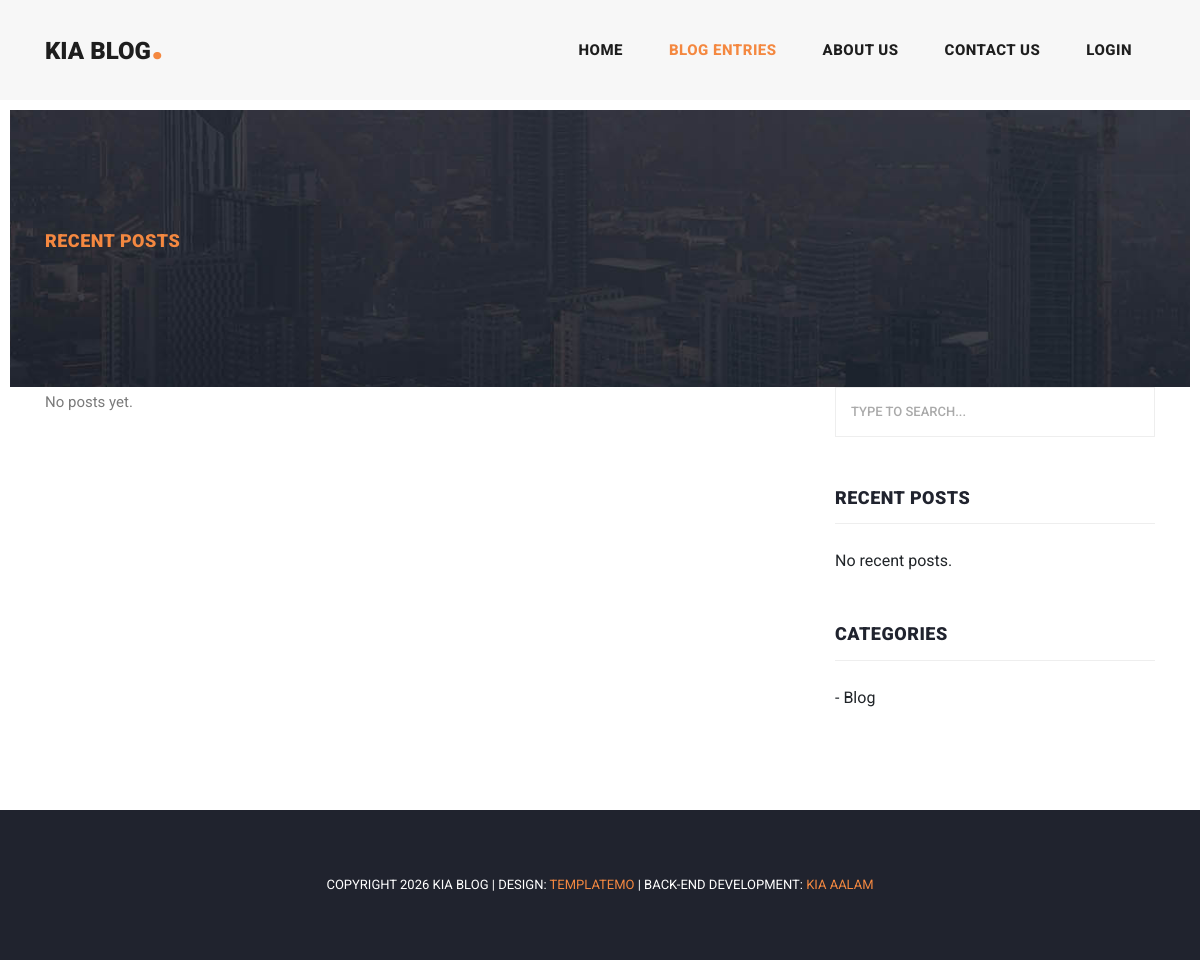
The page /blog/ on the database as committed earlier.
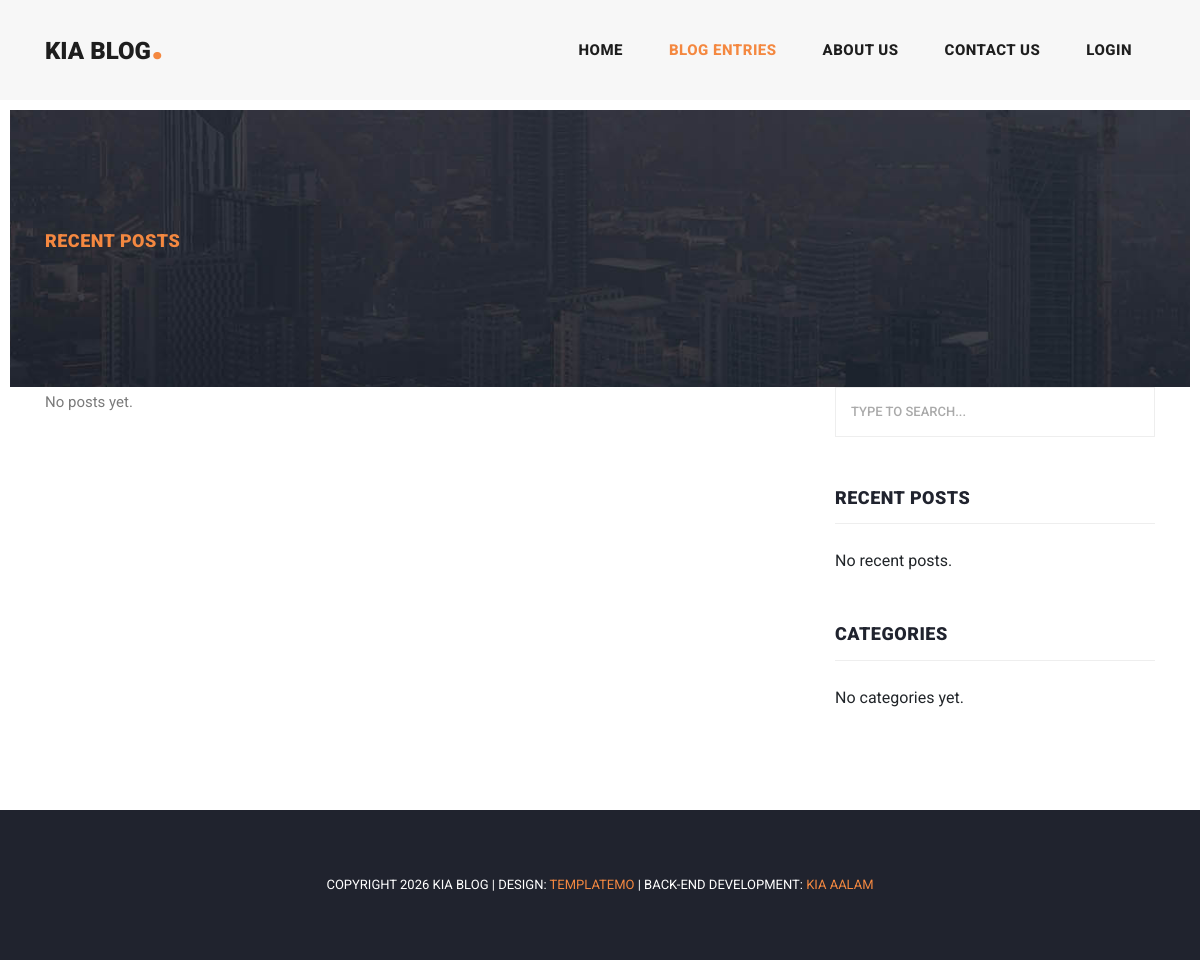
The same page on the database as committed later.
### home/models.py (models this page shows, shortened)
class Category(models.Model):
    name = models.CharField(max_length=100, verbose_name="Category name")
    slug = models.SlugField(max_length=100, unique=True)

### home/views.py (the view)
# urls.py: 2. Add a URL to urlpatterns:  path('blog/', include('blog.urls'))
def blog(request):
    posts = Post.objects.all()
    categories = Category.objects.all()
    recent_posts = Post.objects.all().order_by('-date')[:5]
    return render(request, 'blog.html', context={'posts':posts, 'categories': categories, 'recent_posts': recent_posts})

### templates/blog.html (shortened to what the changed rows need)
{% load static %}
<!DOCTYPE html>
<html lang="en">
  <head>
    <link href="{% static "bootstrap/css/bootstrap.min.css" %}" rel="stylesheet">
    <link rel="stylesheet" href="{% static "css/fontawesome.css" %}">
    <link rel="stylesheet" href="{% static "css/templatemo-stand-blog.css" %}">
    <link rel="stylesheet" href="{% static "css/owl.css" %}">
  </head>
  <body>
    <header class="">
      <nav class="navbar navbar-expand-lg">
        <div class="container">
          <a class="navbar-brand" href="{% url 'home' %}"><h2>Kia Blog<em>.</em></h2></a>
        </div>
      </nav>
    </header>
    <section class="blog-posts grid-system">
      <div class="container">
        <div class="row">
          <div class="col-lg-4">
            <div class="sidebar">
              <div class="row">
                <div class="col-lg-12">
                  <div class="sidebar-item recent-posts">
                    <div class="sidebar-heading">
                      <h2>Recent Posts</h2>
                    </div>
                  </div>
                </div>
                <div class="col-lg-12">
                  <div class="sidebar-item categories">
                    <div class="sidebar-heading">
                      <h2>Categories</h2>
                    </div>
                    <div class="content">
                      <ul>
                        {% for category in categories %}
                        <li>- {{ category.name }}</li>
                        {% empty %}
                        <li>No categories yet.</li>
                        {% endfor %}
                      </ul>
                    </div>
                  </div>
                </div>
              </div>
            </div>
          </div>
        </div>
      </div>
    </section>
  </body>
</html>

Rows that differ between the two databases and show on the page:
removed Category: name "Blog"
Other text that changed with them:
text now shown: "No categories yet."
